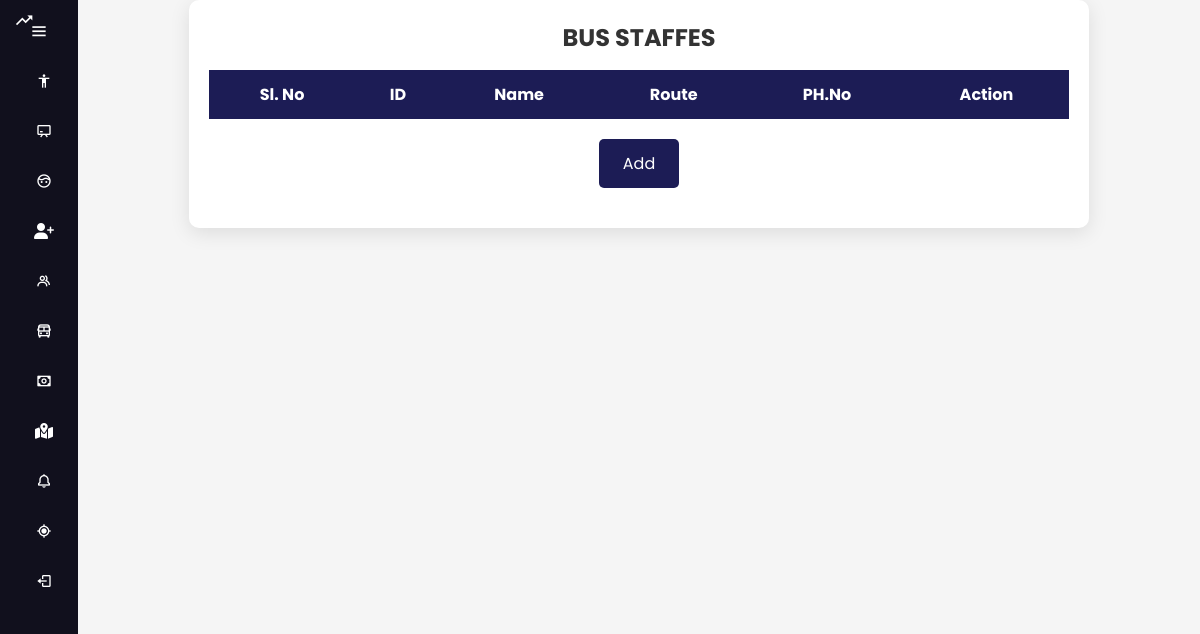
/administrator/Viewbusstaff/, run on an earlier commit of the app's database.
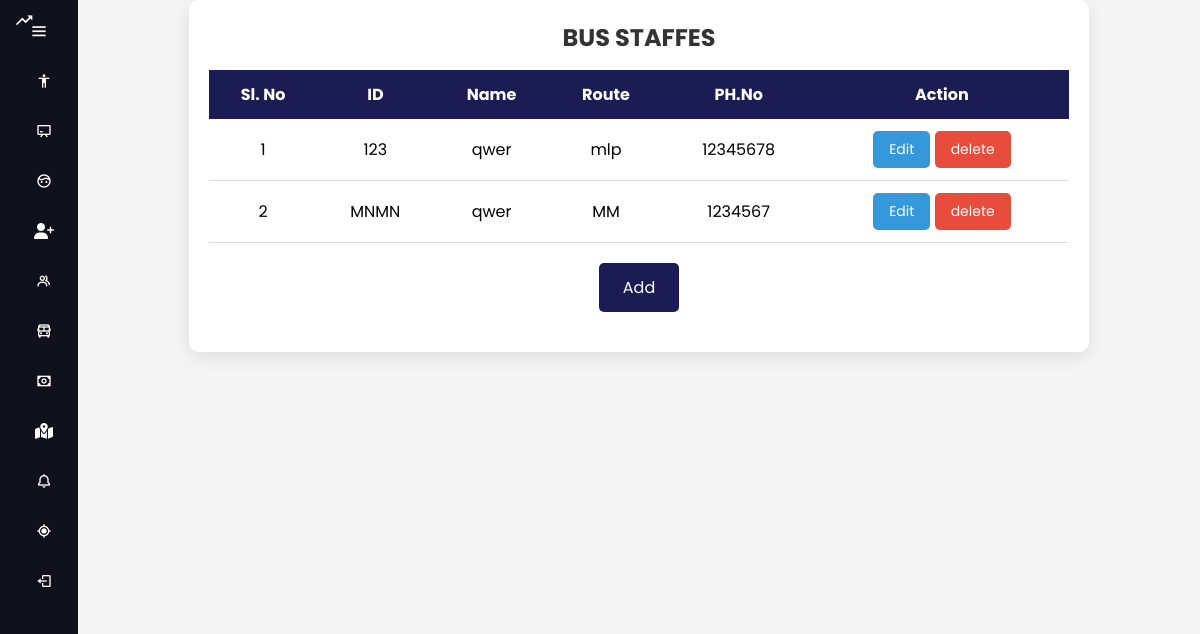
And on a later commit of the database.
### administrator/models.py (models this page shows)
class BusstaffTable(models.Model):
     Name = models.CharField(max_length=30, null=True, blank=True)
     staffid=models.CharField(max_length=10,null=True,blank=True)
     route=models.CharField(max_length=20,null=True,blank=True)
     phoneno=models.BigIntegerField(null=True,blank=True)
     created_at=models.DateTimeField(auto_now_add=True, null=True, blank=True)
     updated_at = models.DateTimeField(auto_now_add=True, null=True, blank=True)

### administrator/views.py (the view)
# urls.py: path('Viewbusstaff/',ViewBusstaff.as_view(),name="vstaff_page"),
class ViewBusstaff(View):
    def get(self, request):
        staff_obj =BusstaffTable.objects.all()
        print(staff_obj)
        return render(request, "administrator/busstaff/view_staff.html", {'val': staff_obj})

### templates/administrator/busstaff/view_staff.html (shortened to what this page needs)
{% extends 'administrator/admindashboard.html' %}
{% load static %}
{% block body %}
<!DOCTYPE html>
<html lang="en">
<head>
    <link rel="stylesheet" href="{% static 'staff.css' %}">
</head>
<body>
    <div class="table-container">
        <h2>BUS STAFFES</h2>
        <table>
                <tr>
                    <th>Sl. No</th>
                    <th>ID</th>
                    <th>Name</th>
                    <th>Route</th>
                    <th>PH.No</th>
                    <th>Action</th>
                </tr>
                {% for i in val %}
                <tr>
                    <td>{{forloop.counter}}</td>
                    <td>{{i.staffid}}</td>
                    <td>{{i.Name}}</td>
                    <td>{{i.route}}</td>
                    <td>{{i.phoneno}}</td>
                    <td>
                        <button class="action-btn edit-btn"><a href="/administrator/editbusstaff/{{i.id}}/">Edit</a></button>
                        <button class="action-btn delete-btn"><a href="/administrator/Deletebusstaff/{{i.id}}/">delete</a></button>
                    </td>
                </tr>
                {% endfor %}
        </table>
        <button class="add-btn"> <a href="{% url 'addstaff_page' %}">Add</a></button>
    </div>
</body>
</html>
{% endblock %}

What changed in the data, as far as the page shows it:
added BusstaffTable: staffid "123", Name "qwer", route "mlp", phoneno "12345678"
added BusstaffTable: staffid "MNMN", Name "qwer", route "MM", phoneno "1234567"
